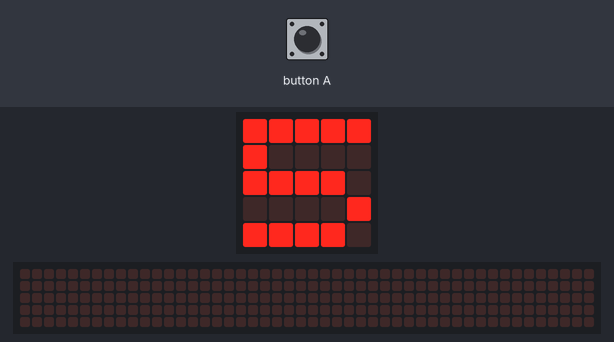
A program run on a simulated BBC micro:bit (MakeCode). On the bench: the board's 5×5 LED display, a strip that is not on the board, showing the scrolling text unrolled. Inputs (shaded band) come from the test bench. The 48×5 strip is a reading aid, not a part: it shows the text the display is scrolling, unrolled, one strip-width of it at a time.

Above: at 1.6 s.
1.7 s: button A pressed for 3.2 s
At 7.5 s:
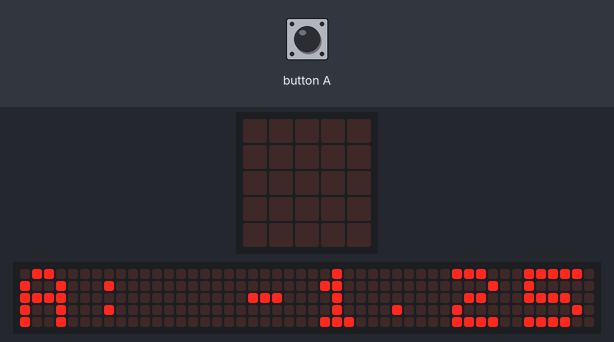
At 13.8 s:
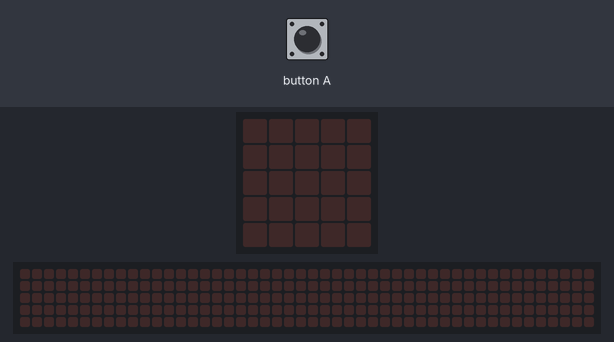
Timing chart, 0 to 15.3 s (numbered marks = the images above; inputs shaded):
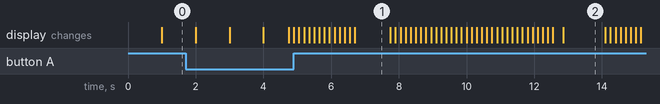

Measured:
- after the input at 1.7 s, the display: first differs from a run without the input after 3.1 s (image 1)
- what the display in image 1 shows lasts 1.1 s, from 6.7 s to 7.8 s

The program:

main.ts
```typescript
let flg = false
let timer = 0
basic.forever(function () {
    timer = control.millis()
    for(let i = 5; i >= 3; i-- ) {
        while(control.millis()-timer < 1000) {
            basic.pause(1)
        }
        timer = control.millis()
        basic.showString(i+"")
    }
while (control.millis() - timer < 1000) {
        basic.pause(1)
    }
    timer = control.millis()
    basic.showString("")
    flg = true
    while (control.millis() - timer <= 5000) {
        if (input.buttonIsPressed(Button.A) || input.buttonIsPressed(Button.B)) {
            basic.showString("A: " + (control.millis() - timer - 2000) / 1000 + "")
            flg = false
            break;
        }
        basic.pause(1)
    }
    if (flg) {
        basic.showString("X")
        basic.showString("")
        basic.showString("X")
    }
    basic.showString("")
    basic.pause(500)
    basic.showString("Restart!!")
    basic.pause(3000)
})
```

test.ts
```typescript
// テストはここに来ます。このパッケージが拡張機能として使用されるときにはコンパイルされません。
```
